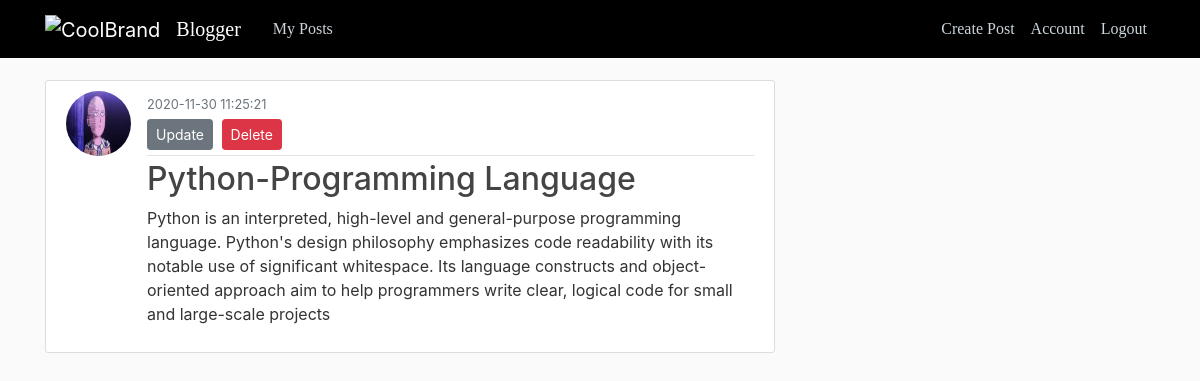
Page /posts/detail/9 (signed in) on the committed database.
### tables this page shows
CREATE TABLE users (
id integer primary key AUTOINCREMENT,
username char(50),
email char(50),
password char(50),
image_file char(100), instagram text, avatar varchar(50), twitter text, quora text);

CREATE TABLE "posts" (
	"id"	INTEGER,
	"title"	text NOT NULL,
	"created_at"	datetime,
	"content"	text NOT NULL,
	"user_id"	integer NOT NULL,
	"video"	text NOT NULL,
	"like"	INTEGER NOT NULL DEFAULT 0,
	"photo1"	VARCHAR(50),
	"unlike"	INTEGER NOT NULL DEFAULT 0,
	PRIMARY KEY("id" AUTOINCREMENT)
);

### app/posts/view.py (the view)
class PostDetail(MethodView):
	def get(self,post_id):
		user_id = request.cookies.get('userId')
		user_data = UserController().get_user_detail(user_id)
		details = PostController().get_detail(post_id)
		details.update({'id': str(details.get('id'))})
		return render_template('/posts/detail.html',post=details,user_data=user_data,user_id=user_id)

### app/connections.py (called while the page is built)
    @staticmethod
    def dict_factory(cursor, row):
        d = dict()
        for idx, col in enumerate(cursor.description):
            d[col[0]] = row[idx]
        return d

    def query_db_one(self, query):
        self.cursor.execute(query)
        rows = self.cursor.fetchall()
        return rows[0] if rows else dict()

### app/posts/controllers.py (called while the page is built)
	def get_detail(self,post_id):
		query = '''select * from posts where id = "{}"'''.format(post_id)
		return self.db_conn.query_db_one(query)

### app/users/controllers.py (called while the page is built)
	def get_user_detail(self,user_id):
		query = '''select * from users where id = "{}"'''.format(user_id)
		return self.db_conn.query_db_one(query)

### app/templates/posts/detail.html (shortened to what this page needs)
{% extends "layout.html" %}
{% block content %}
  <article class="media content-section">
    {% if user_data.avatar %}
    <img class="rounded-circle article-img" src="{{ url_for('static', filename='profile/'+user_data.avatar) }}">
    {% else %}
    <img class="rounded-circle article-img" src="{{ url_for('static', filename='profile/'+'default.jpg') }}">
    {% endif %}
    <div class="media-body">
      <div class="article-metadata">
        <small class="text-muted">{{ post.created_at }}</small>
          <div>
            <a class="btn btn-secondary btn-sm mt-1 mb-1" href="{{ url_for('bp.update_post', post_id=post.id) }}">Update</a>
            <button type="button" class="btn btn-danger btn-sm m-1" data-toggle="modal" data-target="#deleteModal">Delete</button>
          </div>
      </div>
      <h2 class="article-title">{{ post.title }}</h2>
      <p class="article-content">{{ post.content }}</p>
    </div>
  </article>
{% endblock content %}

### app/static/main.css (style rules this page uses)
body { background: #fafafa; color: #333333; margin-top: 5rem; }
h1, h2, h3, h4, h5, h6 { color: #444444; }
.content-section { background: #ffffff; padding: 10px 20px; border: 1px solid #dddddd; border-radius: 3px; margin-bottom: 20px; }
.article-title { color: #444444; }
.article-content { white-space: pre-line; }
.article-img { height: 65px; width: 65px; margin-right: 16px; }
.article-metadata { padding-bottom: 1px; margin-bottom: 4px; border-bottom: 1px solid #e3e3e3 }
img { vertical-align: middle; }

### rows in the picture
users: avatar (picture)
posts: created_at "2020-11-30 11:25:21", title "Python-Programming Language", content "Python is an interpreted, high-level and general-purpose programming language. Python's design philosophy emphasizes code readability with its notable use of significant whitespace. Its language constructs and object-oriented approach aim to help programmers write clear, logical code for small and large-scale projects"
